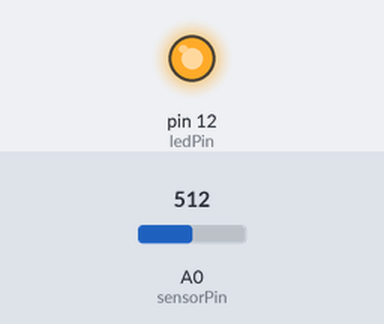
The sketch below on a simulated Arduino Uno, built with avr-gcc and run on an emulated ATmega328P. Parts: output pins drawn as LEDs (lit = HIGH). Inputs (shaded band) come from the test bench; at power-on: A0 (sensorPin) = 512.

Above: at 1.2 s.
1.3 s: A0 (sensorPin) set to 108
2.8 s: A0 (sensorPin) set to 98
At 3.8 s:
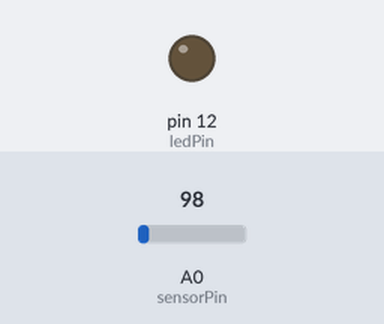
4.3 s: A0 (sensorPin) set to 122
At 4.9 s:
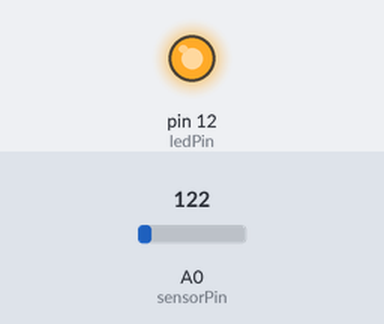
5.8 s: A0 (sensorPin) set to 0
At 6.1 s:
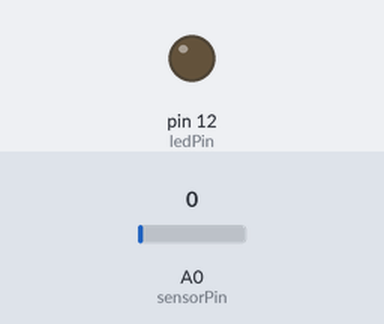
Timing chart, 0 to 8.3 s (numbered marks = the images above; inputs shaded):
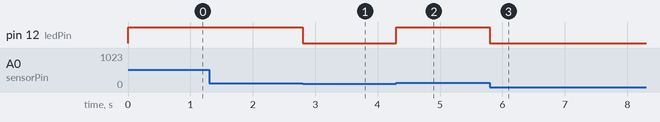

The sketch:

komunikation_zwischen_arduinos1.ino
```cpp
const int sensorPin = A0;      // Eingangsspannung
const int ledPin = 12;         // eingebaute LED auf dem Uno
const float threshold = 0.5;   // 0,5 Volt Schwelle

void setup() {
  pinMode(ledPin, OUTPUT);
}

void loop() {
  int rawValue = analogRead(sensorPin);       // 0 – 1023
  float voltage = (rawValue / 1023.0) * 5.0;  // Spannung in Volt berechnen

  if (voltage > threshold) {
    digitalWrite(ledPin, HIGH);
  } else {
    digitalWrite(ledPin, LOW);
  }
}
```

Measured:
- the behaviour switches between 103 and 102 on A0 (sensorPin) (found by bisection; images 0 and 1)
- after the input at 1.3 s, every drawn part: stays the same
- after the input at 2.8 s, pin 12 (ledPin): HIGH → LOW at once
- after the input at 4.3 s, pin 12 (ledPin): LOW → HIGH at once
- after the input at 5.8 s, pin 12 (ledPin): HIGH → LOW at once
